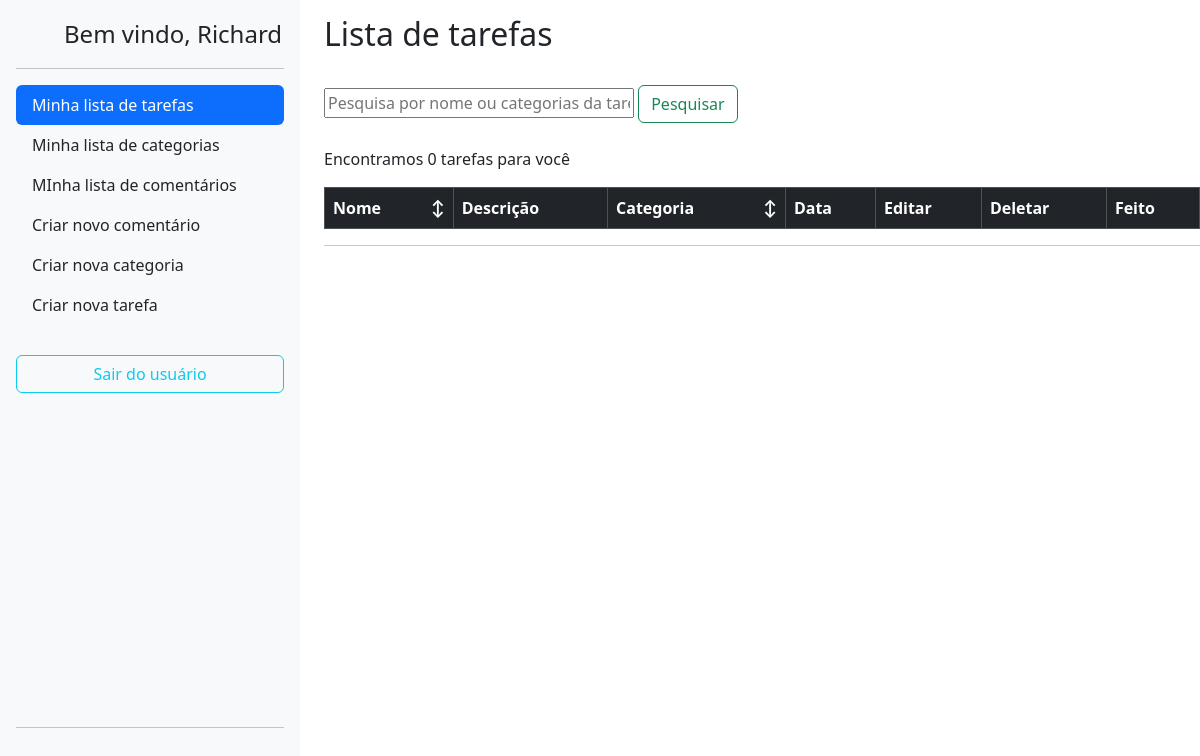
The app's page / (signed in), older data.
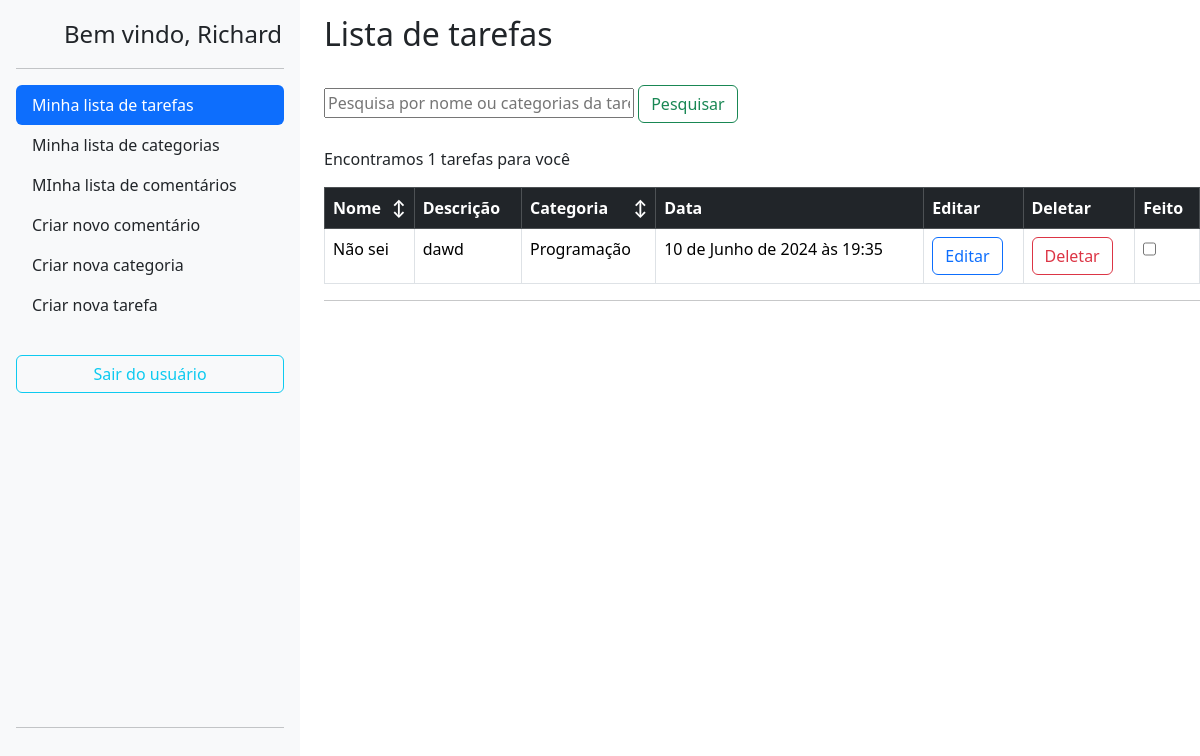
The same page, newer data.
### lizetest/accounts/models.py (models this page shows, shortened)
class User(AbstractBaseUser, PermissionsMixin):
	username = models.CharField(
		_('username'),
		max_length=150,
		unique=True,
		help_text=('150 caracteres ou menos. Letras, números e @/./+/-/_ apenas.'),
		error_messages={
			'unique': _("A user with that username already exists."),
		},
		null=True,
		blank=True
	)
	name = models.CharField(_('name'), max_length=100, blank=True)
	email = models.EmailField(_('email address'), unique=True)
	is_staff = models.BooleanField(
		_('staff status'),
		default=False,
		help_text=_('Designates whether the user can log into this admin site.'),
	)
	is_active = models.BooleanField(
		_('active'),
		default=True,
		help_text=_(
			'Designates whether this user should be treated as active. '
			'Unselect this instead of deleting accounts.'
		),
	)
	filtro = models.CharField(max_length=50,default='created_at')
	objects = UserManager()
	EMAIL_FIELD = 'email'
	USERNAME_FIELD = 'username'
	REQUIRED_FIELDS = ['email']
	class Meta:
		verbose_name = 'usuário'
		verbose_name_plural = 'usuários'

### lizetest/todo/models.py (models this page shows, shortened)
class Task(BaseModel):
    title = models.CharField(max_length=255)
    description = models.TextField()
    category = models.ForeignKey(Category, on_delete=models.CASCADE)
    completion_date = models.DateTimeField(null=True, blank=True)
    completed = models.BooleanField(default=False)
    author = models.ForeignKey(User,on_delete=models.CASCADE,blank=True)

### lizetest/category/models.py (models this page shows)
class Category(BaseModel):
    name = models.CharField(max_length=255)
    author = models.ForeignKey(User,on_delete=models.CASCADE,blank=True)
    def __str__(self):
        return self.name

### lizetest/todo/views.py (the view)
# urls.py: path('', TaskListView.as_view(), name='task_list'),
class TaskListView(ListView,BaseViews):
    model = Task
    template_name = 'task_list.html'
    context_object_name = 'tasks'
    def get_queryset(self):
        queryset = Task.objects.filter(author=self.request.user)
        query = self.request.GET.get('query_task')
        if query:
            queryset = queryset.filter(
                Q(title__icontains=query) |
                Q(category__name__icontains=query)
            )
        return queryset
    def get_context_data(self, **kwargs):
        context = super().get_context_data(**kwargs)
        context['number_tasks'] = self.get_queryset().count()
        context['user'] = self.request.user.username
        query = self.request.GET.get('query_task')
        if query:
            context['teste'] = Task.objects.filter(author=self.request.user.id).filter(
                Q(title__icontains=query) |
                Q(category__name__icontains=query)
            )
            return context
        if self.request.user.filtro == "created_at":
            context['teste'] = Task.objects.filter(author=self.request.user.id).all().order_by('-created_at')
            return context
        else:
            context['teste'] = Task.objects.filter(author=self.request.user.id).all().order_by(self.request.user.filtro)
            return context

### lizetest/core/models.py (called while the page is built)
    def dispatch(self, request, *args, **kwargs):
        if not request.user.is_authenticated:
            return redirect('accounts:login')
        return super().dispatch(request, *args, **kwargs)

### lizetest/todo/templates/task_list.html (shortened to what this page needs)
{% extends 'base.html' %}
  {% block content %}
  <div class="row">
    <div class="col-auto">
      {% include 'sidebar.html' %}
    </div>
    <div class="col">
      <h2 style="padding-top: 15px;">Lista de tarefas</h2><br>
      <form method="GET" action="{% url 'todo:task_list' %}">
        <input type="text" name="query_task" placeholder="Pesquisa por nome ou categorias da tarefa"
          style="width: 100%;max-width: 310px;">
        <button type="submit" class="btn btn-outline-success">Pesquisar</button>
      </form><br>
      <p>Encontramos {{number_tasks}} tarefas para você</p>
      <table class="table table-bordered">
        <thead>
          <tr class="table-dark">
            <th onclick="alterfilter(this)" class="filter-header" data-field="title" scope="col">Nome<span style="float: right;">↕</span>
            </th>
            <th scope="col">Descrição</th>
            <th scope="col" onclick="alterfilter(this)" class="filter-header" data-field="category">Categoria<span style="float: right;">↕</span></th>
            <th scope="col">Data</th>
            <th scope="col">Editar</th>
            <th scope="col">Deletar</th>
            <th scope="col">Feito</th>
          </tr>
        </thead>
        <tbody>
          {% for task in teste %}
          <tr class="{% if task.completed %}table-success{% else %}{% endif %}">
            <td> {{task.title}}</td>
            <td>{{task.description}}</td>
            <td>{{task.category}}</td>
            <td>{{task.created_at}}</td>
            <td>
              <a href="{% url 'todo:task_edit' pk=task.pk %}">
                <button type="button" class="btn btn-outline-primary btn-delete">Editar</button>
              </a>
            </td>
            <td>
              <a>
                <button type="button" class="btn btn-outline-danger btn-delete" data-task-id="{{ task.pk }}" data-task-name="{{task.title}}" is-completed="{% if task.completed %}true{% else %}false{% endif %}"
                >Deletar</button>
              </a>
            </td>
            <td>
              <input data-task-id="{{ task.pk }}" class="form-check" type="checkbox" id="flexSwitchCheckChecked"  {% if task.completed %}checked{% endif %}>
            </td>
          </tr>
          {% endfor %}
        </tbody>
      </table>
      <hr>
    </div>
  </div>
{% endblock %}

### lizetest/core/templates/base.html (shortened to what this page needs)
<!DOCTYPE html>
<html lang="pt-br">
<head>
    <link href="https://cdn.jsdelivr.net/npm/bootstrap@5.3.3/dist/css/bootstrap.min.css" rel="stylesheet"
>
</head>
<body style="overflow-x: hidden;">
    {% block content %}
    {% endblock content %}
</body>
</html>

### lizetest/core/templates/sidebar.html (shortened to what this page needs)
<div class="d-flex flex-column flex-shrink-0 p-3 bg-light" style="width:300px; height: 95vh;">
    <a href="/" class="d-flex align-items-center mb-3 mb-md-0 me-md-auto link-dark text-decoration-none">
        <svg class="bi me-2" width="40" height="32">
            <use xlink:href="#bootstrap" />
        </svg>
        <span class="fs-4">Bem vindo, {{user}}</span>
    </a>
    <hr>
    <ul class="nav nav-pills flex-column mb-auto">
        <li class="nav-item">
            <a href="{% url 'todo:task_list' %}"
                class="nav-link {% if request.resolver_match.url_name == 'task_list' %}active{% else %}link-dark{% endif %}"
                aria-current="page">
                Minha lista de tarefas
            </a>
        </li>
        <li>
            <a href="{% url 'category:category_list' %}"
                class="nav-link {% if request.resolver_match.url_name == 'category_list' %}active{% else %}link-dark{% endif %}">
                Minha lista de categorias
            </a>
        </li>
        <li>
            <a href="{% url 'comments:comments_list' %}"
                class="nav-link {% if request.resolver_match.url_name == 'comments_list' %}active{% else %}link-dark{% endif %}">
                MInha lista de comentários
            </a>
        </li>
        <li>
            <a href="{% url 'comments:comments_create' %}" class="nav-link link-dark">
                Criar novo comentário
            </a>
        </li>
        <li>
            <a href="{% url 'category:category_create' %}" class="nav-link link-dark">
                Criar nova categoria
            </a>
        </li>
        <li style="padding-bottom: 30px;">
            <a href="{% url 'todo:task_create' %}" class="nav-link link-dark">
                Criar nova tarefa
            </a>
        </li>
        <button type="button" class="btn btn-outline-info" id="btn-signout"> Sair do usuário  </button>
    </ul>
    <hr>
</div>

Row changes from the older to the newer data that the page shows:
added Task: title "Não sei", description "dawd", category "Programação", created_at "10 de Junho de 2024 às 19:35"
Text that changed along with them:
{{ number_tasks }}: "0" → "1"
